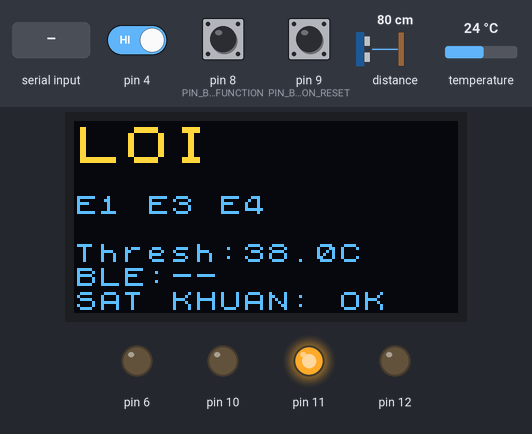
Recording of a sketch running on a simulated Arduino Uno, built with avr-gcc and run on an emulated ATmega328P. Shown: 128×64 one-colour display, output pins drawn as LEDs (lit = HIGH). Wiring (inferred from the names in the program): VL53L0X range finder at I2C address 0x29; MLX90614 thermometer at I2C address 0x5A. Dashed ring = blinking. The inputs (shaded band) are chosen by the test bench; at power-on: distance to the obstacle 80 cm, pin 4 HIGH, pin 9 (PIN_BUTTON_RESET) HIGH, pin 8 (PIN_BUTTON_FUNCTION) HIGH, temperature 24 °C. The OLED is the two-colour kind (top 16 rows yellow); the board resets itself during the run and starts again; EEPROM starts erased; what the sketch prints to the serial monitor is not drawn.

Above: at 3.7 s.
3.9 s: distance to the obstacle set to 17 cm
6.5 s: distance to the obstacle set to 14 cm
At 7.0 s:
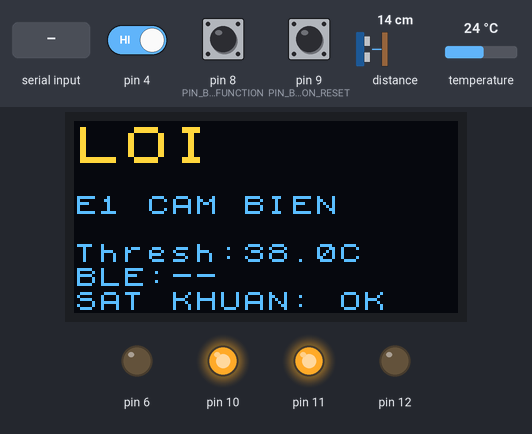
8.4 s: pin 4 driven LOW
At 8.6 s:
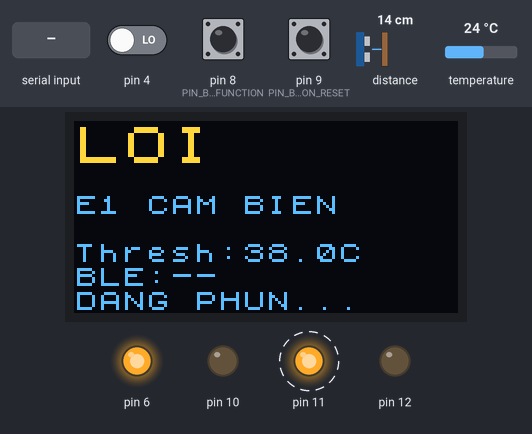
10.2 s: pin 9 (PIN_BUTTON_RESET) pulled LOW for 3.2 s
At 13.0 s:
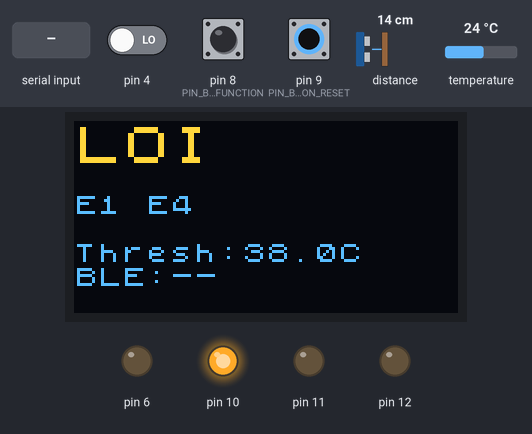
16.4 s: "OK+CONN\n" received over Serial
At 18.62 s:
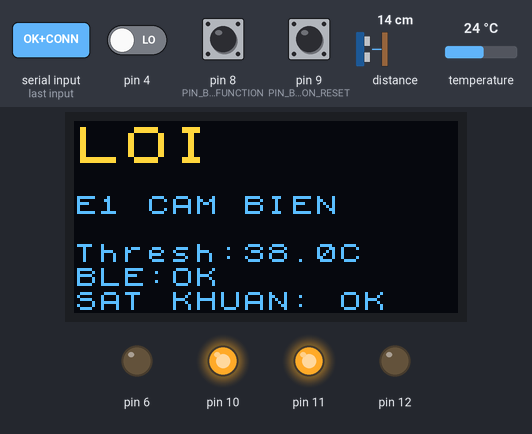
19.4 s: "CAL_MODE=1\n" received over Serial
At 20.4 s:
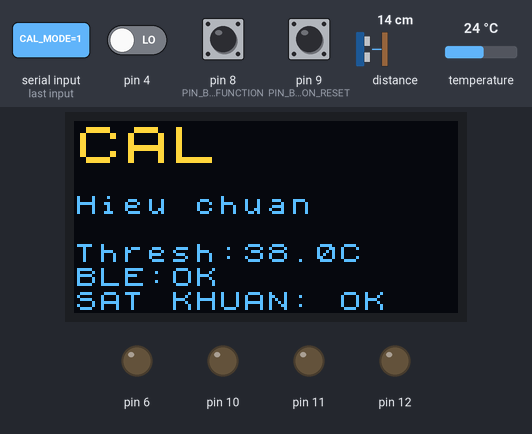
Timing chart, 0 to 22.1 s (numbered marks = the images above; inputs shaded):
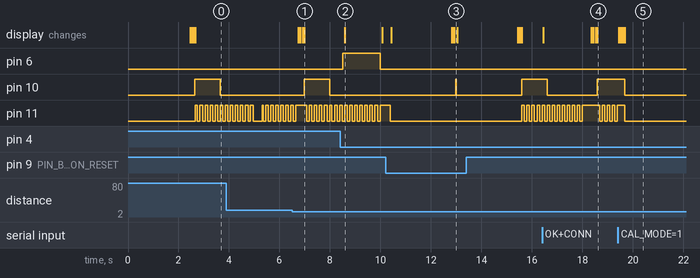

Measured:
- the behaviour switches between 16 and 15 cm on distance to the obstacle (found by bisection; images 0 and 1)
- after the input at 6.5 s, pin 10: LOW → HIGH after 0.48 s, → LOW 1.0 s later; the display: first changes after 0.24 s (image 1 shows a later state)
- after the input at 8.4 s, pin 6: LOW → HIGH after 0.10 s, → LOW 1.5 s later; the display: changes after 0.18 s (image 2)
- after the input at 19.4 s, the display: first changes at once (image 5 shows a later state)
- by itself, pin 11: repeats every 0.20 s: HIGH 0.10 s, LOW 0.10 s

The sketch:

Measure_body_temperature.ino
```cpp
#include <Arduino.h>
#include <Wire.h>
#include <avr/wdt.h>
#include "config.h"
#include "mlx90614.h"
#include "eeprom_store.h"
#include "measurement.h"
#include "indicators.h"
#include "ble_protocol.h"
#include "vl53l0x.h"
#include "sanitizer.h"

static MLX90614  sensor(I2C_ADDR_MLX90614);
static Indicators indicators;
static BleProtocol ble;
static VL53L0X   tof(I2C_ADDR_VL53L0X);
static Sanitizer  san;
static CalibrationData cal;

static volatile bool measureRequested = false;
static unsigned long buttonPressStartMs = 0;
static bool buttonWasDown  = false;
static bool holdHandled    = false;

static unsigned long lastIdlePacketMs = 0;
static float lastTemp    = 0;
static float lastAmbient = 0;
static bool  calMode     = false;
static bool  envLocked   = false;
static bool  bleShown    = false;

static unsigned long lastFaceSampleMs  = 0;
static uint8_t       faceSteadyCount   = 0;
static unsigned long lastFaceTriggerMs = 0;
static bool          tofAvailable      = false;

static SanitizerState lastSanState = SanitizerState::IDLE;

static void showIdleScreen() {
    if (envLocked) {
        char t[10], small[17];
        formatTempC(t, lastAmbient);
        snprintf(small, sizeof(small), "Moi truong %s", t);
        indicators.showScreen("KHOA DO", small, cal.threshold, ble.connected());
    } else if (calMode) {
        indicators.showScreen("CAL", "Hieu chuan", cal.threshold, ble.connected());
    } else {
        indicators.showScreen("SAN SANG", "Nhan nut / lai gan", cal.threshold, ble.connected());
    }
}

// Self-test
//   E1 — MLX90614 not found   (fatal)
//   E2 — OLED not found       (fatal)
//   E3 — EEPROM CRC mismatch  (fatal, defaults saved)
//   E4 — BLE không phản hồi  (non-fatal)
//   E5 — VL53L0X not found    (non-fatal)
static void runSelfTestAndReport(bool oledOk) {
    char codes[24] = "";

    bool e1 = !sensor.begin();
    bool e2 = !oledOk;
    bool e3 = !eeprom_store::load(cal);
    bool e4 = !ble.probe();
    bool e5 = !tof.begin();

    if (e1) strcat(codes, " E1");
    if (e2) strcat(codes, " E2");
    if (e3) { strcat(codes, " E3"); eeprom_store::save(cal); }
    if (e4) strcat(codes, " E4");
    if (e5) strcat(codes, " E5");

    tofAvailable = !e5;

    if (!codes[0]) {
        showIdleScreen();
        return;
    }

    indicators.showResult(ResultClass::ERROR, 0, cal.threshold, false, codes + 1);
}

static void setCalMode(bool on) {
    calMode = on;
    showIdleScreen();
}

static void checkAmbient() {
    float ambient;
    if (!sensor.readAmbientTempC(ambient)) return;
    lastAmbient = ambient;
    bool outOfRange = ambient < AMBIENT_MIN_C || ambient > AMBIENT_MAX_C;
    if (outOfRange != envLocked) {
        envLocked = outOfRange;
        showIdleScreen();
    }
}

static void sendResultToApp(ResultClass res, float bodyTemp) {
    char t[8], th[8], line[48];
    dtostrf(bodyTemp, 1, 1, t);
    dtostrf(cal.threshold, 1, 1, th);
    switch (res) {
        case ResultClass::ALARM:
            snprintf_P(line, sizeof(line), PSTR("!!! CANH BAO SOT: %s C (nguong %s C) !!!"), t, th);
            break;
        case ResultClass::NORMAL:
            snprintf_P(line, sizeof(line), PSTR("Nhiet do: %s C - Binh thuong"), t);
            break;
        case ResultClass::SUSPECT:
            snprintf_P(line, sizeof(line), PSTR("Ket qua chua on dinh, vui long do lai"));
            break;
        default:
            snprintf_P(line, sizeof(line), PSTR("Loi do nhiet do"));
            break;
    }
    ble.sendLine(line);
}

static void measureAndReport() {
    float skin, ambient;
    MeasureStatus status;
    takeMeasurement(sensor, skin, ambient, status);

    if (status == MeasureStatus::ENV_INVALID) {
        lastAmbient = ambient;
        envLocked   = true;
        showIdleScreen();
        return;
    }

    if (calMode && status == MeasureStatus::OK) {
        char big[10], t[10], small[17];
        formatTempC(big, skin);
        formatTempC(t, ambient);
        snprintf(small, sizeof(small), "CAL Ta:%s", t);
        indicators.showScreen(big, small, cal.threshold, ble.connected());
        ble.sendTelemetry(skin, ambient, "RAW");
        return;
    }

    float bodyTemp  = (status == MeasureStatus::OK) ? compensate(skin, ambient, cal) : 0;
    ResultClass res = classify(bodyTemp, cal.threshold, status);
    const char *err = (status == MeasureStatus::SENSOR_ERROR) ? "E1 CAM BIEN"
                                                               : "E5 NGOAI DAI";
    indicators.showResult(res, bodyTemp, cal.threshold, ble.connected(), err);
    sendResultToApp(res, bodyTemp);
    lastTemp = bodyTemp;
}

void setup() {
    MCUSR = 0;
    wdt_disable();

    Wire.begin();
    bool oledOk = indicators.begin();
    ble.begin();
    san.begin();

    // Chờ BLE module và VL53L0X ổn định nguồn/UART
    delay(600);

    pinMode(PIN_BUTTON_FUNCTION, INPUT_PULLUP);
    pinMode(PIN_BUTTON_RESET,    INPUT_PULLUP);

    runSelfTestAndReport(oledOk);

    wdt_enable(WDTO_2S);
}

void loop() {
    wdt_reset();

    if (digitalRead(PIN_BUTTON_RESET) == LOW) {
        wdt_enable(WDTO_15MS);
        for (;;) {}
    }

    bool buttonDown  = (digitalRead(PIN_BUTTON_FUNCTION) == LOW);
    unsigned long heldMs = millis() - buttonPressStartMs;

    if (buttonDown && !buttonWasDown) {
        buttonPressStartMs = millis();
        holdHandled = false;
    } else if (!buttonDown && buttonWasDown) {
        if (!holdHandled && heldMs >= BUTTON_DEBOUNCE_MS)
            measureRequested = true;
    } else if (buttonDown && !holdHandled && heldMs >= BUTTON_HOLD_CALIBRATION_MS) {
        holdHandled = true;
        setCalMode(!calMode);
    }
    buttonWasDown = buttonDown;

    ble.reprobe();
    bool wantCal = calMode;
    float oldThreshold = cal.threshold;
    ble.poll(cal, wantCal);
    if (wantCal != calMode) setCalMode(wantCal);
    else if (cal.threshold != oldThreshold) showIdleScreen();

    if (tofAvailable && !calMode && !envLocked
        && millis() - lastFaceSampleMs >= FACE_SAMPLE_INTERVAL_MS) {

        lastFaceSampleMs = millis();
        uint16_t distMm;
        bool readOk = tof.readDistanceMm(distMm);

        if (readOk && distMm >= FACE_DIST_MIN_MM && distMm <= FACE_DIST_MAX_MM) {
            faceSteadyCount++;
        } else {
            faceSteadyCount = 0;
        }

        if (faceSteadyCount >= FACE_STABLE_SAMPLES
            && !measureRequested
            && millis() - lastFaceTriggerMs >= FACE_LOCKOUT_MS) {

            measureRequested  = true;
            faceSteadyCount   = 0;
            lastFaceTriggerMs = millis();
        }
    }

    san.tick();
    indicators.setSanitizerState(san.state());

    if (san.state() != lastSanState) {
        const char *sanStatus =
            san.state() == SanitizerState::WATER_LOW  ? "LOW"        :
            san.state() == SanitizerState::DISPENSING  ? "DISPENSING" : "OK";
        ble.sendSanitizerStatus(sanStatus);
        lastSanState = san.state();
    }

    if (measureRequested) {
        measureRequested = false;
        if (envLocked) {
            showIdleScreen();
        } else {
            measureAndReport();
        }
        lastIdlePacketMs = millis();
    } else if (millis() - lastIdlePacketMs >= BLE_IDLE_PACKET_MS) {
        checkAmbient();
        lastIdlePacketMs = millis();
    }

    if (ble.connected() != bleShown) {
        bleShown = ble.connected();
        indicators.drawBle(bleShown);
    }

    indicators.tick();
}
```

ble_protocol.cpp
```cpp
#include "ble_protocol.h"
#include "config.h"
#include "crc8.h"

BleProtocol::BleProtocol() : _serial(Serial) {}

void BleProtocol::begin() {
    _serial.begin(BLE_BAUD_RATE);
}

bool BleProtocol::replyIsOk(uint16_t timeoutMs) {
    char w0 = 0, w1 = 0;
    unsigned long start = millis();
    while (millis() - start < timeoutMs) {
        if (_serial.available()) {
            w0 = w1;
            w1 = (char)_serial.read();
            if ((w0 == 'O' || w0 == 'o') && (w1 == 'K' || w1 == 'k')) {
                delay(10);
                while (_serial.available()) _serial.read();
                return true;
            }
        }
    }
    return false;
}

// IMPORTANT: If the phone is already connected when Arduino boots, the module
// is in transparent mode and will NOT respond to AT. In that case probe()
// returns false (E4) but the module is still working. reprobe() in loop()
// will send AT+NOTI1 as soon as the phone disconnects and reconnects.
bool BleProtocol::probe() {
    delay(20);
    while (_serial.available()) _serial.read();

    for (uint8_t i = 0; i < BLE_PROBE_RETRIES; i++) {
        if (i % 2 == 0) {
            _serial.print("AT");
        } else {
            _serial.print("AT\r\n");
        }

        if (replyIsOk(BLE_PROBE_TIMEOUT_MS)) {
            _serial.print("AT+NOTI1\r\n");
            replyIsOk(BLE_PROBE_TIMEOUT_MS);
            _notiEnabled = true;
            return true;
        }

        delay(50);
        while (_serial.available()) _serial.read();
    }

    return false;
}

void BleProtocol::reprobe() {
    if (_notiEnabled) return;

    unsigned long now = millis();
    if (now - _lastReprobeMs < BLE_REPROBE_INTERVAL_MS) return;
    _lastReprobeMs = now;

    if (_serial.available()) return;

    _serial.print("AT+NOTI1\r\n");
    if (replyIsOk(300)) {
        _notiEnabled = true;
    }
    delay(10);
    while (_serial.available()) _serial.read();
}

const char *BleProtocol::statusText(ResultClass r) {
    switch (r) {
        case ResultClass::NORMAL:  return "NORMAL";
        case ResultClass::ALARM:   return "ALARM";
        case ResultClass::SUSPECT: return "SUSPECT";
        default:                   return "ERROR";
    }
}

void BleProtocol::sendTelemetry(float tempC, float ambientC, const char *status) {
    char payload[32], t[8], a[8];
    dtostrf(tempC, 1, 1, t);
    dtostrf(ambientC, 1, 1, a);
    snprintf(payload, sizeof(payload), "TEMP,%s,%s,%s", t, a, status);
    uint8_t sum = crc8((const uint8_t *)payload, strlen(payload));
    _serial.print(payload);
    _serial.print(',');
    if (sum < 0x10) _serial.print('0');
    _serial.print(sum, HEX);
    _serial.print("\r\n");
}

void BleProtocol::sendLine(const char *text) {
    _serial.print(text);
    _serial.print("\r\n");
}

void BleProtocol::sendSanitizerStatus(const char *state) {
    char payload[24];
    snprintf(payload, sizeof(payload), "SANIT,%s", state);
    uint8_t sum = crc8((const uint8_t *)payload, strlen(payload));
    _serial.print(payload);
    _serial.print(',');
    if (sum < 0x10) _serial.print('0');
    _serial.print(sum, HEX);
    _serial.print("\r\n");
}

void BleProtocol::poll(CalibrationData &cal, bool &calMode) {
    while (_serial.available()) {
        char c = _serial.read();
        _lastByteMs = millis();
        if (c == '\n') {
            handleLine(cal, calMode);
            _len = 0;
            continue;
        }
        if (c == '\r') continue;
        if (_len < BLE_CMD_MAX_LEN) {
            _buf[_len++] = c;
        } else {
            _len = 0;
        }
        if (_len == 7 && strncmp(_buf, "OK+CONN", 7) == 0) {
            _connected = true;
            _len = 0;
        } else if (_len == 7 && strncmp(_buf, "OK+LOST", 7) == 0) {
            _connected = false;
            _len = 0;
        }
    }
    // Many phone terminal apps send the command without \r\n:
    // treat 100 ms of silence after some bytes as end of command.
    if (_len > 0 && millis() - _lastByteMs > 100) {
        handleLine(cal, calMode);
        _len = 0;
    }
}

void BleProtocol::handleLine(CalibrationData &cal, bool &calMode) {
    _buf[_len] = '\0';
    _connected = true;

    if (strncmp(_buf, "SET_THRESH=", 11) == 0) {
        float v = atof(_buf + 11);
        if (v < THRESHOLD_MIN_C || v > THRESHOLD_MAX_C) {
            _serial.print(F("Loi: nguong phai tu 35.0 den 40.0\r\n"));
            return;
        }
        cal.threshold = round(v * 10) / 10.0f;
        eeprom_store::save(cal);
        char t[8];
        dtostrf(cal.threshold, 1, 1, t);
        _serial.print(F("Da dat nguong sot: "));
        _serial.print(t);
        _serial.print(F(" C\r\n"));

    } else if (strcmp(_buf, "GET_STATUS") == 0) {
        char t[8];
        dtostrf(cal.threshold, 1, 1, t);
        _serial.print(F("Nguong sot hien tai: "));
        _serial.print(t);
        _serial.print(F(" C\r\n"));

    } else if (strncmp(_buf, "CALIBRATE=", 10) == 0) {
        char *comma = strchr(_buf + 10, ',');
        if (!comma) {
            _serial.print("ERR:FORMAT\r\n");
            return;
        }
        float k1 = atof(_buf + 10);
        float k2 = atof(comma + 1);
        if (k1 < CALIBRATION_K1_MIN || k1 > CALIBRATION_K1_MAX ||
            k2 < CALIBRATION_K2_MIN || k2 > CALIBRATION_K2_MAX) {
            _serial.print("ERR:RANGE\r\n");
            return;
        }
        cal.k1 = k1;
        cal.k2 = k2;
        eeprom_store::save(cal);
        _serial.print("OK\r\n");

    } else if (strcmp(_buf, "CAL_MODE=1") == 0 || strcmp(_buf, "CAL_MODE=0") == 0) {
        calMode = _buf[9] == '1';
        _serial.print("OK\r\n");

    } else {
        _serial.print(F("Lenh khong hop le. Vi du: SET_THRESH=38.5\r\n"));
    }
}
```

ble_protocol.h
```cpp
#ifndef BLE_PROTOCOL_H
#define BLE_PROTOCOL_H

#include <Arduino.h>
#include "config.h"
#include "eeprom_store.h"
#include "measurement.h"

//   SET_THRESH=37.8\r\n     -> OK\r\n | ERR:<reason>\r\n
//   GET_STATUS\r\n          -> OK\r\n (status is pushed via TEMP,... packets)
//   CALIBRATE=<k1>,<k2>\r\n -> OK\r\n | ERR:<reason>\r\n
//   CAL_MODE=1 / CAL_MODE=0 -> OK\r\n (enter / leave calibration mode)
// Outgoing telemetry: TEMP,<value>,<ambient>,<statusText>,<crc8-hex>\r\n
class BleProtocol {
public:
    BleProtocol();
    void begin();

    // Returns true if module responds. If the module is already connected to
    // a phone at boot time it won't answer AT — probe() returns false (E4)
    // but the module is still functional; reprobe() in loop() will recover.
    bool probe();

    void reprobe();

    void poll(CalibrationData &cal, bool &calMode);

    bool connected() const { return _connected; }

    void sendTelemetry(float tempC, float ambientC, const char *status);

    void sendSanitizerStatus(const char *state);

    void sendLine(const char *text);

    static const char *statusText(ResultClass r);

private:
    HardwareSerial &_serial;
    char _buf[BLE_CMD_MAX_LEN + 1];
    uint8_t _len = 0;
    bool _connected = false;
    bool _notiEnabled = false;
    unsigned long _lastReprobeMs = 0;
    unsigned long _lastByteMs = 0;

    bool replyIsOk(uint16_t timeoutMs);
    void handleLine(CalibrationData &cal, bool &calMode);
};

#endif
```

crc8.cpp
```cpp
#include "crc8.h"

uint8_t crc8(const uint8_t *data, size_t len) {
    uint8_t crc = 0x00;
    for (size_t i = 0; i < len; i++) {
        crc ^= data[i];
        for (uint8_t bit = 0; bit < 8; bit++) {
            if (crc & 0x80) {
                crc = (crc << 1) ^ 0x07;
            } else {
                crc <<= 1;
            }
        }
    }
    return crc;
}
```

crc8.h
```cpp
#ifndef CRC8_H
#define CRC8_H

#include <Arduino.h>

// CRC-8/SMBus (polynomial 0x07, init 0x00) — the algorithm of the MLX90614
// PEC byte, reused here for EEPROM and BLE frame integrity.
uint8_t crc8(const uint8_t *data, size_t len);

#endif
```

eeprom_store.cpp
```cpp
#include "eeprom_store.h"
#include "config.h"
#include "crc8.h"
#include <EEPROM.h>

static uint8_t computeCrc(const CalibrationData &d) {
    uint8_t buf[EEPROM_ADDR_CRC8];
    buf[0] = EEPROM_MAGIC;
    memcpy(buf + 1, &d.threshold, sizeof(float));
    memcpy(buf + 5, &d.k1, sizeof(float));
    memcpy(buf + 9, &d.k2, sizeof(float));
    return crc8(buf, EEPROM_ADDR_CRC8);
}

bool eeprom_store::load(CalibrationData &outData) {
    uint8_t magic = EEPROM.read(EEPROM_ADDR_MAGIC);
    EEPROM.get(EEPROM_ADDR_THRESHOLD, outData.threshold);
    EEPROM.get(EEPROM_ADDR_K1, outData.k1);
    EEPROM.get(EEPROM_ADDR_K2, outData.k2);
    uint8_t storedCrc = EEPROM.read(EEPROM_ADDR_CRC8);

    bool valid = (magic == EEPROM_MAGIC) && (computeCrc(outData) == storedCrc);
    if (!valid) {
        outData.threshold = THRESHOLD_DEFAULT_C;
        outData.k1 = CALIBRATION_K1_DEFAULT;
        outData.k2 = CALIBRATION_K2_DEFAULT;
    }
    return valid;
}

void eeprom_store::save(const CalibrationData &data) {
    EEPROM.update(EEPROM_ADDR_MAGIC, EEPROM_MAGIC);
    EEPROM.put(EEPROM_ADDR_THRESHOLD, data.threshold);
    EEPROM.put(EEPROM_ADDR_K1, data.k1);
    EEPROM.put(EEPROM_ADDR_K2, data.k2);
    EEPROM.update(EEPROM_ADDR_CRC8, computeCrc(data));
}
```

eeprom_store.h
```cpp
#ifndef EEPROM_STORE_H
#define EEPROM_STORE_H

#include <Arduino.h>

struct CalibrationData {
    float threshold;
    float k1;
    float k2;
};

namespace eeprom_store {
    // Loads calibration/threshold from EEPROM. Returns false (and fills
    // outData with spec defaults) if magic byte or CRC8 don't match —
    // caller is responsible for reporting the error per spec 3.1.
    bool load(CalibrationData &outData);

    // Writes only the bytes that actually changed (EEPROM.put on AVR core
    // already does byte-level compare-before-write), per spec 3.2.
    void save(const CalibrationData &data);
}

#endif
```

indicators.h
```cpp
#ifndef INDICATORS_H
#define INDICATORS_H

#include <Arduino.h>
#include <U8x8lib.h>
#include "measurement.h"
#include "sanitizer.h"

// Writes e.g. "37.5C" into out (needs >= 8 bytes). AVR snprintf has no %f.
void formatTempC(char *out, float tempC);

// showResult() and showScreen() latch a non-blocking timed LED/buzzer pattern;
// tick() must be called every loop iteration.
class Indicators {
public:
    bool begin();

    void showResult(ResultClass result, float tempC, float threshold,
                    bool bleConnected, const char *errText);

    void showScreen(const char *bigLine, const char *smallLine,
                    float threshold, bool bleConnected);

    void drawBle(bool bleConnected);

    void setSanitizerState(SanitizerState state);

    void tick();

private:
    U8X8_SSD1306_128X64_NONAME_HW_I2C _oled{U8X8_PIN_NONE};
    unsigned long _patternStartMs  = 0;
    ResultClass   _activePattern   = ResultClass::NORMAL;
    bool          _patternActive   = false;

    SanitizerState _sanState = SanitizerState::IDLE;

    void drawSanitizerRow();
};

#endif
```

Source omitted: indicators.cpp (4693 bytes), measurement.cpp (2066 bytes), measurement.h (876 bytes), mlx90614.cpp (1522 bytes), mlx90614.h (728 bytes), sanitizer.cpp (2921 bytes), sanitizer.h (1050 bytes), vl53l0x.cpp (5889 bytes), vl53l0x.h (850 bytes), config.h (3112 bytes)
